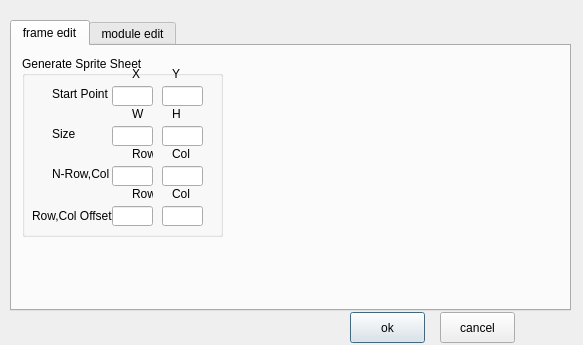
<?xml version="1.0" encoding="UTF-8"?>
<ui version="4.0">
 <class>Dialog</class>
 <widget class="QDialog" name="Dialog">
  <property name="geometry">
   <rect>
    <x>0</x>
    <y>0</y>
    <width>583</width>
    <height>345</height>
   </rect>
  </property>
  <property name="windowTitle">
   <string>Dialog</string>
  </property>
  <property name="modal">
   <bool>true</bool>
  </property>
  <widget class="QTabWidget" name="tabWidget">
   <property name="geometry">
    <rect>
     <x>10</x>
     <y>20</y>
     <width>561</width>
     <height>291</height>
    </rect>
   </property>
   <property name="currentIndex">
    <number>0</number>
   </property>
   <widget class="QWidget" name="tab">
    <attribute name="title">
     <string>frame edit</string>
    </attribute>
    <widget class="QGroupBox" name="groupBox">
     <property name="geometry">
      <rect>
       <x>10</x>
       <y>10</y>
       <width>201</width>
       <height>181</height>
      </rect>
     </property>
     <property name="title">
      <string>Generate Sprite Sheet</string>
     </property>
     <widget class="QLabel" name="label_15">
      <property name="geometry">
       <rect>
        <x>150</x>
        <y>130</y>
        <width>21</width>
        <height>16</height>
       </rect>
      </property>
      <property name="text">
       <string>Col</string>
      </property>
     </widget>
     <widget class="QLineEdit" name="lineEdit_7">
      <property name="geometry">
       <rect>
        <x>90</x>
        <y>110</y>
        <width>41</width>
        <height>20</height>
       </rect>
      </property>
     </widget>
     <widget class="QLabel" name="label_3">
      <property name="geometry">
       <rect>
        <x>150</x>
        <y>10</y>
        <width>21</width>
        <height>16</height>
       </rect>
      </property>
      <property name="text">
       <string>Y</string>
      </property>
     </widget>
     <widget class="QLabel" name="label">
      <property name="geometry">
       <rect>
        <x>30</x>
        <y>30</y>
        <width>61</width>
        <height>16</height>
       </rect>
      </property>
      <property name="text">
       <string>Start Point</string>
      </property>
     </widget>
     <widget class="QLabel" name="label_10">
      <property name="geometry">
       <rect>
        <x>110</x>
        <y>90</y>
        <width>21</width>
        <height>16</height>
       </rect>
      </property>
      <property name="text">
       <string>Row</string>
      </property>
     </widget>
     <widget class="QLineEdit" name="lineEdit_10">
      <property name="geometry">
       <rect>
        <x>140</x>
        <y>150</y>
        <width>41</width>
        <height>20</height>
       </rect>
      </property>
     </widget>
     <widget class="QLineEdit" name="lineEdit_5">
      <property name="geometry">
       <rect>
        <x>90</x>
        <y>70</y>
        <width>41</width>
        <height>20</height>
       </rect>
      </property>
     </widget>
     <widget class="QLabel" name="label_12">
      <property name="geometry">
       <rect>
        <x>150</x>
        <y>90</y>
        <width>21</width>
        <height>16</height>
       </rect>
      </property>
      <property name="text">
       <string>Col</string>
      </property>
     </widget>
     <widget class="QLabel" name="label_13">
      <property name="geometry">
       <rect>
        <x>10</x>
        <y>150</y>
        <width>81</width>
        <height>20</height>
       </rect>
      </property>
      <property name="text">
       <string>Row,Col Offset</string>
      </property>
     </widget>
     <widget class="QLineEdit" name="lineEdit_6">
      <property name="geometry">
       <rect>
        <x>140</x>
        <y>70</y>
        <width>41</width>
        <height>20</height>
       </rect>
      </property>
     </widget>
     <widget class="QLabel" name="label_7">
      <property name="geometry">
       <rect>
        <x>110</x>
        <y>50</y>
        <width>21</width>
        <height>16</height>
       </rect>
      </property>
      <property name="text">
       <string>W</string>
      </property>
     </widget>
     <widget class="QLineEdit" name="lineEdit_9">
      <property name="geometry">
       <rect>
        <x>90</x>
        <y>150</y>
        <width>41</width>
        <height>20</height>
       </rect>
      </property>
     </widget>
     <widget class="QLineEdit" name="lineEdit_2">
      <property name="geometry">
       <rect>
        <x>140</x>
        <y>30</y>
        <width>41</width>
        <height>20</height>
       </rect>
      </property>
     </widget>
     <widget class="QLineEdit" name="lineEdit">
      <property name="geometry">
       <rect>
        <x>90</x>
        <y>30</y>
        <width>41</width>
        <height>20</height>
       </rect>
      </property>
     </widget>
     <widget class="QLabel" name="label_9">
      <property name="geometry">
       <rect>
        <x>150</x>
        <y>50</y>
        <width>21</width>
        <height>16</height>
       </rect>
      </property>
      <property name="text">
       <string>H</string>
      </property>
     </widget>
     <widget class="QLineEdit" name="lineEdit_8">
      <property name="geometry">
       <rect>
        <x>140</x>
        <y>110</y>
        <width>41</width>
        <height>20</height>
       </rect>
      </property>
     </widget>
     <widget class="QLabel" name="label_11">
      <property name="geometry">
       <rect>
        <x>30</x>
        <y>110</y>
        <width>61</width>
        <height>16</height>
       </rect>
      </property>
      <property name="text">
       <string>N-Row,Col</string>
      </property>
     </widget>
     <widget class="QLabel" name="label_8">
      <property name="geometry">
       <rect>
        <x>30</x>
        <y>70</y>
        <width>61</width>
        <height>16</height>
       </rect>
      </property>
      <property name="text">
       <string>Size</string>
      </property>
     </widget>
     <widget class="QLabel" name="label_14">
      <property name="geometry">
       <rect>
        <x>110</x>
        <y>130</y>
        <width>21</width>
        <height>16</height>
       </rect>
      </property>
      <property name="text">
       <string>Row</string>
      </property>
     </widget>
     <widget class="QLabel" name="label_2">
      <property name="geometry">
       <rect>
        <x>110</x>
        <y>10</y>
        <width>21</width>
        <height>16</height>
       </rect>
      </property>
      <property name="text">
       <string>X</string>
      </property>
     </widget>
    </widget>
   </widget>
   <widget class="QWidget" name="tab_2">
    <attribute name="title">
     <string>module edit</string>
    </attribute>
   </widget>
  </widget>
  <widget class="QPushButton" name="pushButton">
   <property name="geometry">
    <rect>
     <x>350</x>
     <y>312</y>
     <width>75</width>
     <height>31</height>
    </rect>
   </property>
   <property name="text">
    <string>ok</string>
   </property>
  </widget>
  <widget class="QPushButton" name="pushButton_2">
   <property name="geometry">
    <rect>
     <x>440</x>
     <y>312</y>
     <width>75</width>
     <height>31</height>
    </rect>
   </property>
   <property name="text">
    <string>cancel</string>
   </property>
  </widget>
 </widget>
 <resources/>
 <connections>
  <connection>
   <sender>pushButton</sender>
   <signal>clicked()</signal>
   <receiver>Dialog</receiver>
   <slot>open()</slot>
   <hints>
    <hint type="sourcelabel">
     <x>387</x>
     <y>327</y>
    </hint>
    <hint type="destinationlabel">
     <x>291</x>
     <y>172</y>
    </hint>
   </hints>
  </connection>
  <connection>
   <sender>pushButton_2</sender>
   <signal>clicked()</signal>
   <receiver>Dialog</receiver>
   <slot>reject()</slot>
   <hints>
    <hint type="sourcelabel">
     <x>477</x>
     <y>327</y>
    </hint>
    <hint type="destinationlabel">
     <x>291</x>
     <y>172</y>
    </hint>
   </hints>
  </connection>
 </connections>
</ui>
